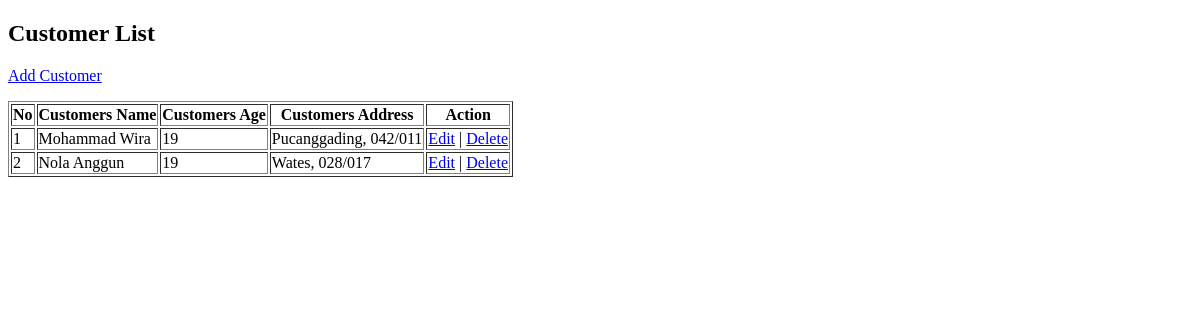
Before: / with the older database file.
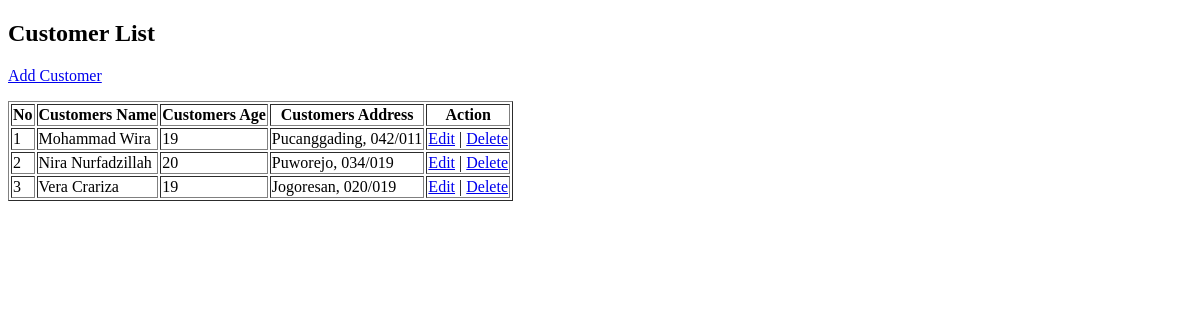
After: the same page with the newer database file.
### tables this page shows
CREATE TABLE `customers` (
  `customers_id` int(11) NOT NULL,
  `customers_name` varchar(256) NOT NULL,
  `customers_age` int(10) NOT NULL,
  `customers_address` varchar(128) NOT NULL
);

### index.php (the view, shortened to what this page needs)
<!DOCTYPE html>
<html lang="en">
<head>
    <link rel="stylesheet" href="style.css">
</head>
<body>
    <h2>Customer List</h2>
    <p><a href="add.php">Add Customer</a></p>
    <table border="1">
        <tr>
            <th>No</th>
            <th>Customers Name</th>
            <th>Customers Age</th>
            <th>Customers Address</th>
            <th>Action</th>
        </tr>
        <?php
            include "connection.php";
            $number = 0;
            $sql = "SELECT * FROM customers";
            $result = $conn->query($sql);
            if ($result->num_rows > 0) {
                while($row = $result->fetch_assoc()) { $number++;
        ?>
        <tr>
            <td><?php echo $number; ?></td>
            <td><?php echo $row["customers_name"]; ?></td>
            <td><?php echo $row["customers_age"]; ?></td>
            <td><?php echo $row["customers_address"]; ?></td>
            <td>
                <a href="edit.php?id=<?php echo $row["customers_id"]; ?>">Edit</a> |
                <a href="delete.php?id=<?php echo $row["customers_id"]; ?>">Delete</a>
            </td>
        </tr>
        <?php } } else { ?>
        <tr>
            <td colspan="3">0 results</td>
        </tr>
        <?php } $conn->close(); ?>
    </table>
</body>
</html>

Changed rows visible on the page:
removed customers: customers_name "Nola Anggun", customers_age "19", customers_address "Wates, 028/017"
added customers: customers_name "Nira Nurfadzillah", customers_age "20", customers_address "Puworejo, 034/019"
added customers: customers_name "Vera Crariza", customers_age "19", customers_address "Jogoresan, 020/019"
